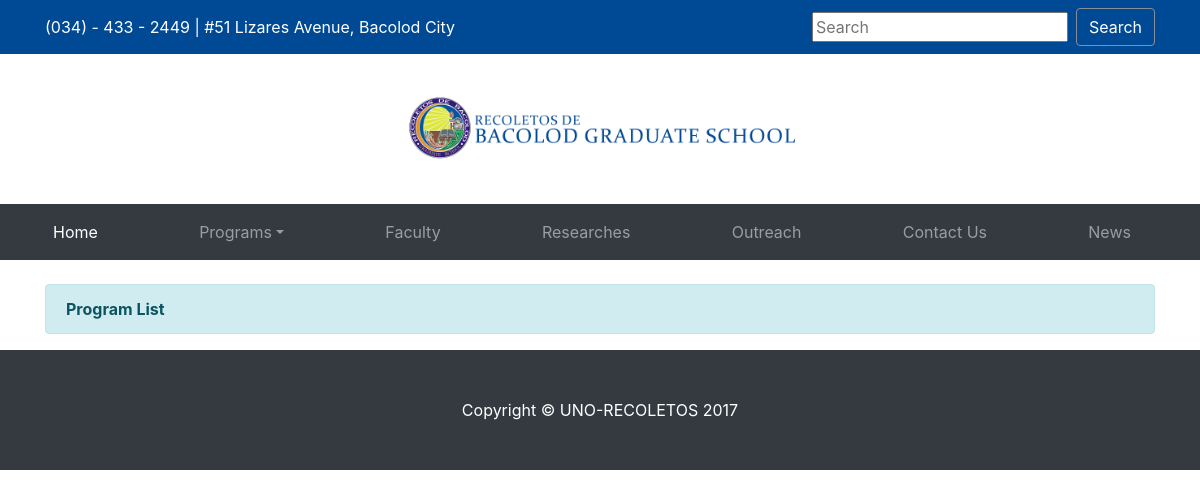
Page /list on the earlier database version.
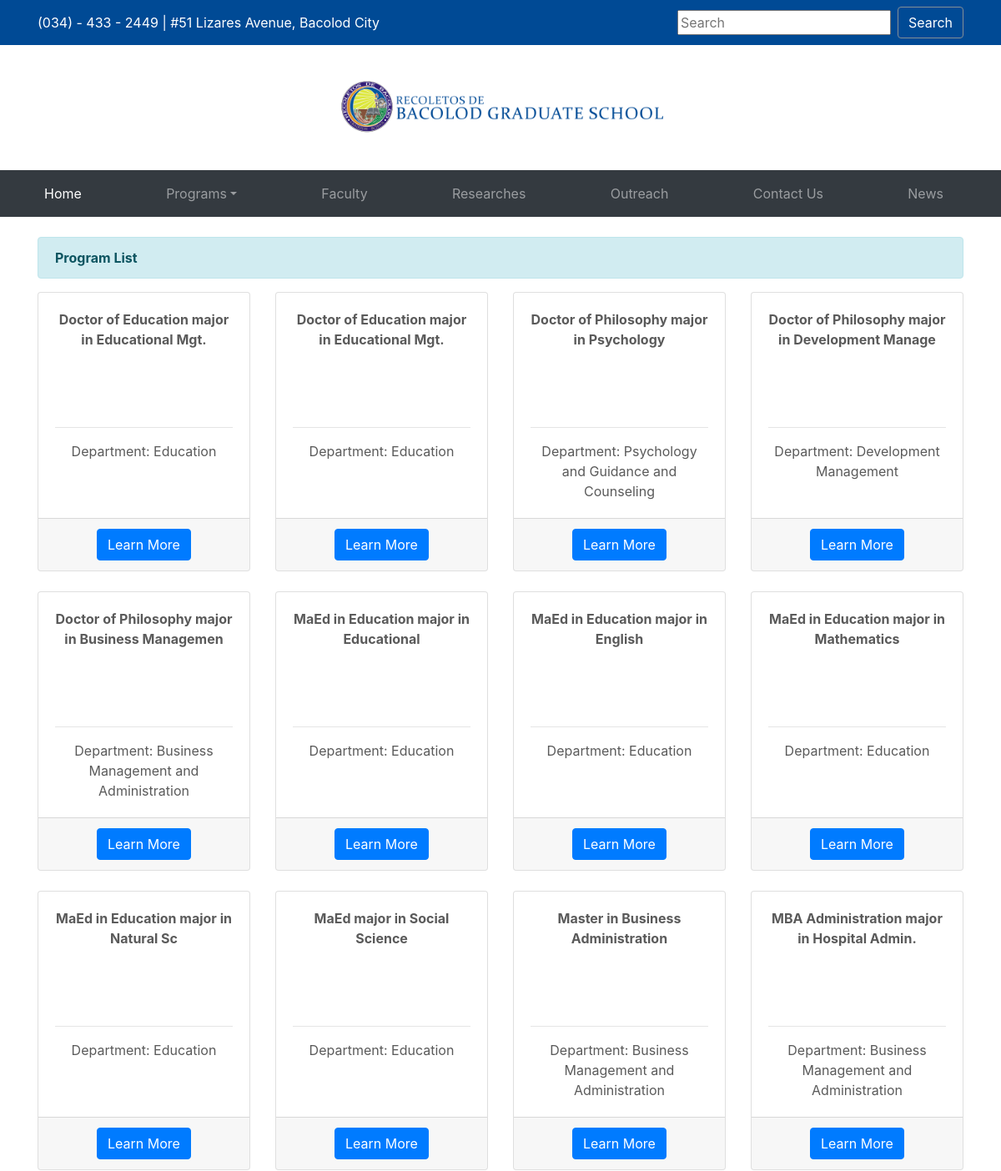
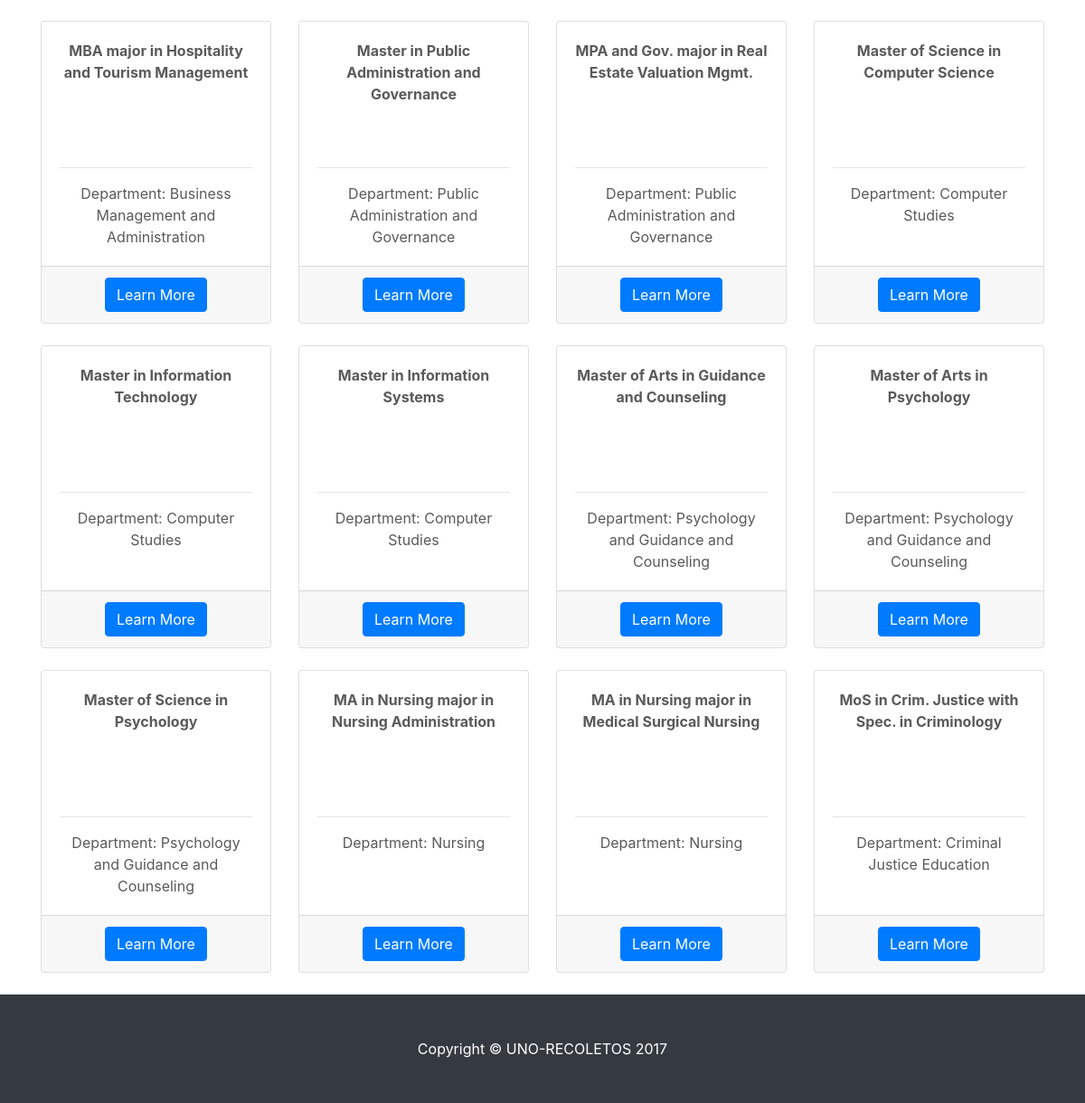
Same page on the later database version (2 pictures, top to bottom).
### website/models.py (models this page shows, shortened)
class Program (models.Model):
	program_name = models.CharField(null="", max_length=100)
	program_description = models.CharField(null="", max_length=2000)
	program_department = models.CharField(null="", max_length=50)

### website/views.py (the view)
# urls.py: url(r'^list', views.list, name='list'),
def list(request, template_name='website/list.html'):
	programs = Program.objects.all()
	data = {}
	data['object_list'] = programs
	return render(request, template_name, data)

### website/templates/website/list.html
{% extends 'website/base.html' %}
{% load static %}
{% block content %}
<br>
<div class="container">
    <div class="alert alert-info" role="alert">
        <strong>Program List</strong>
    </div>
    <div class="row text-center">
     {% for program in object_list %}
        <div class="col-lg-3 col-md-6 mb-4">
              <div class="card">
                <div class="card-body">
                    <p class="card-title" style="height:125px;"><strong>{{program.program_name}}</strong></p>
                    <hr>
                  <p class="card-text"> Department: {{program.program_department}} </p>
                </div>
                <div class="card-footer">
                  <a href="{% url 'program_item' program.id %}" class="btn btn-primary">Learn More</a>
                </div>
              </div>
            </div>
    {% endfor %}
    </div>
</div>
{% endblock %}

Differences in the rows shown:
added Program: program_name "Doctor of Education major in Educational Mgt.", program_department "Education"
added Program: program_name "Doctor of Education major in Educational Mgt.", program_department "Education"
added Program: program_name "Doctor of Philosophy major in Psychology", program_department "Psychology and Guidance and Counseling"
added Program: program_name "Doctor of Philosophy major in Development Manage", program_department "Development Management"
added Program: program_name "Doctor of Philosophy major in Business Managemen", program_department "Business Management and Administration"
added Program: program_name "MaEd in Education major in Educational", program_department "Education"
added Program: program_name "MaEd in Education major in English", program_department "Education"
added Program: program_name "MaEd in Education major in Mathematics", program_department "Education"
added Program: program_name "MaEd in Education major in Natural Sc", program_department "Education"
added Program: program_name "MaEd major in Social Science", program_department "Education"
added Program: program_name "Master in Business Administration", program_department "Business Management and Administration"
added Program: program_name "MBA Administration major in Hospital Admin.", program_department "Business Management and Administration"
added Program: program_name "MBA major in Hospitality and Tourism Management", program_department "Business Management and Administration"
added Program: program_name "Master in Public Administration and Governance", program_department "Public Administration and Governance"
added Program: program_name "MPA and Gov. major in Real Estate Valuation Mgmt.", program_department "Public Administration and Governance"
added Program: program_name "Master of Science in Computer Science", program_department "Computer Studies"
added Program: program_name "Master in Information Technology", program_department "Computer Studies"
added Program: program_name "Master in Information Systems", program_department "Computer Studies"
added Program: program_name "Master of Arts in Guidance and Counseling", program_department "Psychology and Guidance and Counseling"
added Program: program_name "Master of Arts in Psychology", program_department "Psychology and Guidance and Counseling"
added Program: program_name "Master of Science in Psychology", program_department "Psychology and Guidance and Counseling"
added Program: program_name "MA in Nursing major in Nursing Administration", program_department "Nursing"
added Program: program_name "MA in Nursing major in Medical Surgical Nursing", program_department "Nursing"
added Program: program_name "MoS in Crim. Justice with Spec. in Criminology", program_department "Criminal Justice Education"
